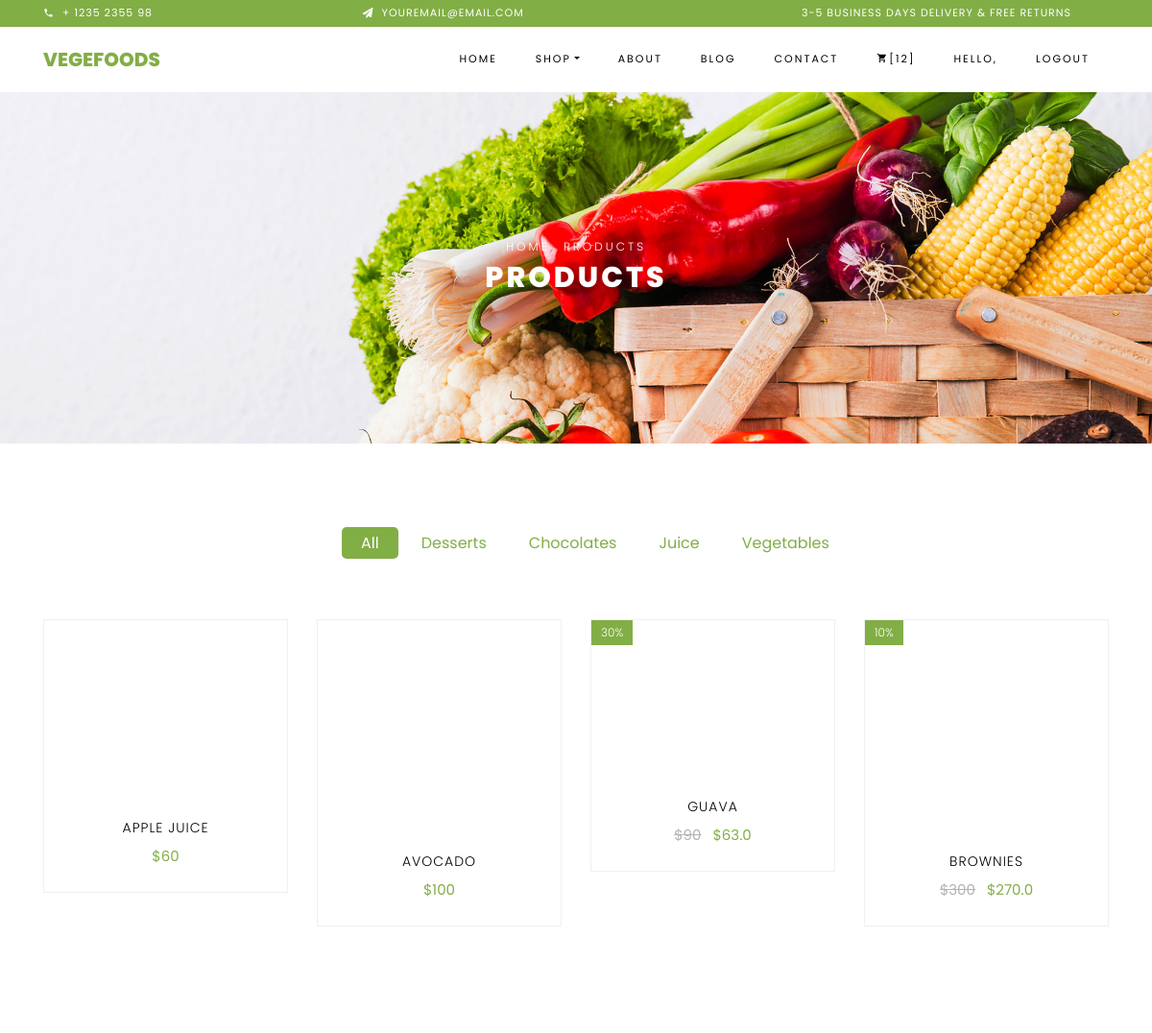
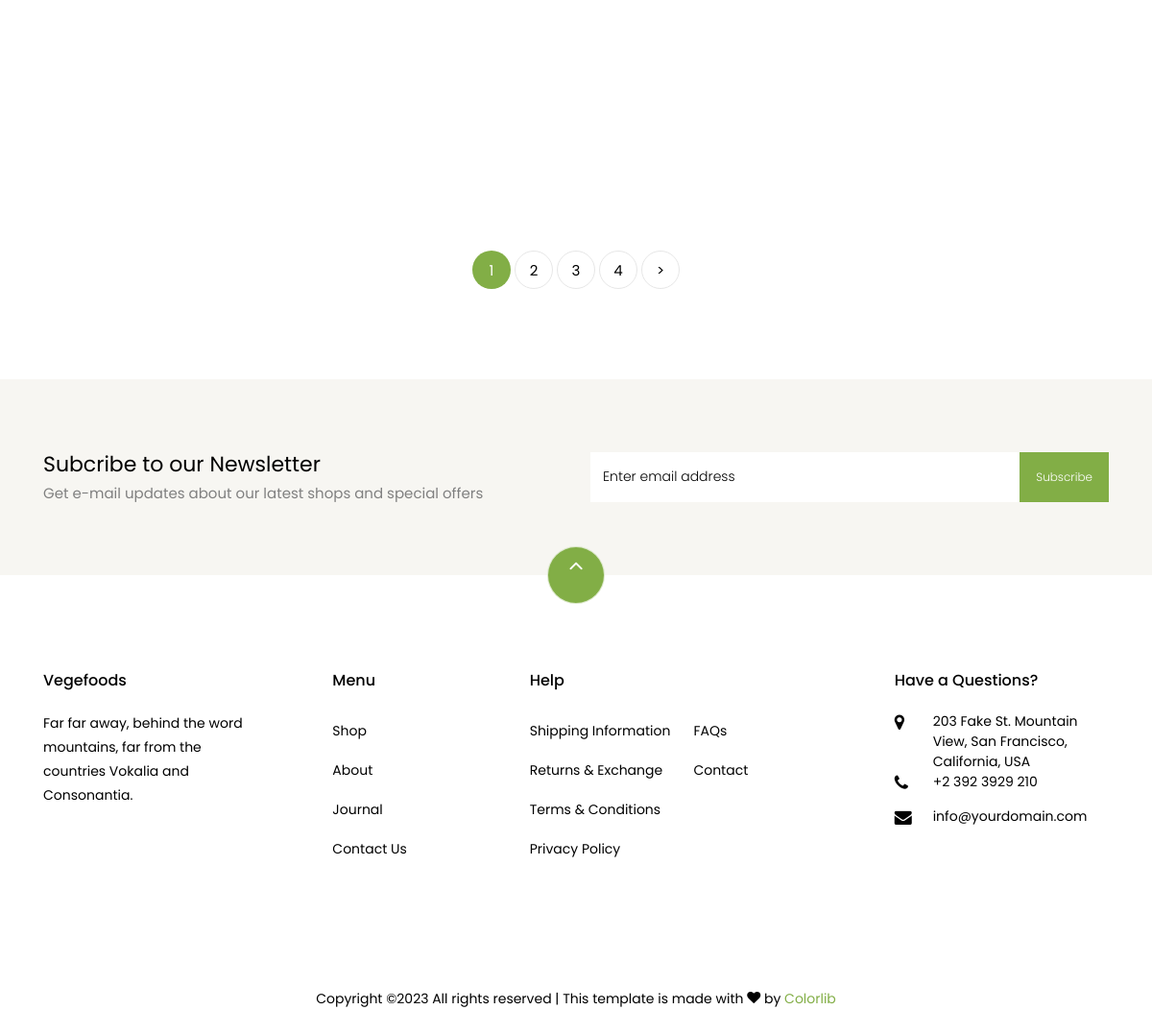
Page /cart/shop/ (signed in) on the committed database (2 pictures, top to bottom).
### product/models.py (models this page shows)
class ProductCategory(models.Model):
    category_name = models.CharField(max_length=500, null=True, blank=True, verbose_name="category_name")
    active = models.BooleanField(default=True, null=True, blank=True, verbose_name="active")
    order = models.IntegerField(null=True, blank=True, verbose_name="order")
    addtime = models.DateTimeField(auto_now_add=True, null=True, blank=True, verbose_name="addtime")
    category_image = models.ImageField(upload_to='category_images', null=True, blank=True,
                                       verbose_name="category_image")
    add_to_homepage = models.BooleanField(default=True, null=True, blank=True, verbose_name="add_to_homepage")
    def __str__(self):
        return self.category_name  # use for showing names
    class Meta:
        ordering = ["category_name"]

class Product(models.Model):
    name = models.CharField(max_length=500, null=True, blank=True, verbose_name="name")
    description = models.TextField(null=True, blank=True, verbose_name="description")
    product_image = models.ImageField(upload_to='product_images', null=True, blank=True, verbose_name="product_image")
    out_of_stock = models.BooleanField(default=False, null=True, blank=True, verbose_name="out_of_stock")
    price = models.IntegerField(null=True, blank=True, verbose_name="price")
    discount_percentage = models.IntegerField(null=True, blank=True, verbose_name="discount_percentage")
    product_category = models.ForeignKey(ProductCategory, on_delete=models.SET_NULL, null=True, blank=True,
                                         verbose_name="product_category")
    product_order = models.IntegerField(default=0, null=True, blank=True, verbose_name="product_order")
    add_to_home = models.BooleanField(default=False, null=True, blank=True, verbose_name="add_to_home")
    addtime = models.DateTimeField(auto_now_add=True, null=True, blank=True, verbose_name="addtime")
    active = models.BooleanField(default=True, null=True, blank=True, verbose_name="active")
    def __str__(self):
        return self.name
    class Meta:
        ordering = ["name"]
    def calculate_discounted_amount(self):
        if self.discount_percentage:
            calculated_discount = (self.price * self.discount_percentage) / 100
            discounted_amount = self.price - calculated_discount
            return discounted_amount
        else:
            return None

### cart/views.py (the view)
class ShopView(View):
    def get(self, request, category=None):
        active_categories = ProductCategory.objects.filter(active=True).order_by('order')
        print("active_categories,Cart", active_categories)
        shop_product_list = Product.objects.filter(active=True).order_by('product_order')
        print("shop_product_list, Cart", shop_product_list)
        try:
            page_number = int(request.GET.get('page', 1))
            print("URL page number..", page_number)
        except (PageNotAnInteger, ValueError, TypeError):
            page_number = 1  # Default to 1 if an invalid value is provided
        if category:
            shop_product_list = shop_product_list.filter(product_category__category_name=category)
            print("Selected Category, Cart", shop_product_list)
        p = Paginator(shop_product_list, 2)
        print("p.....", p.num_pages)
        try:
            shop_paginated_product = p.page(page_number)
        except EmptyPage:
            shop_paginated_product = p.page(p.num_pages)
        print("shop_paginated_product..", shop_paginated_product)
        user_cart_items = Cart.objects.filter(user=request.user)
        cart_items_count = user_cart_items.count()  # Count the number of cart items
        print('cart_items_count', cart_items_count)
        context = {
            'selected_category_k': category,
            'shop_product_list_k': shop_product_list,
            'active_categories_k': active_categories,
            'shop_paginated_product_k': shop_paginated_product,
            'cart_items_count_k': cart_items_count
        }
        return render(request, 'shop.html', context)

### templates/shop.html (shortened to what this page needs)
<!DOCTYPE html>
{% load static %}
<html lang="en">
<head>
    <link rel="stylesheet" href="{% static 'css/open-iconic-bootstrap.min.css' %}">
    <link rel="stylesheet" href="{% static 'css/animate.css' %}">
    <link rel="stylesheet" href="{% static 'css/owl.carousel.min.css' %}">
    <link rel="stylesheet" href="{% static 'css/owl.theme.default.min.css' %}">
    <link rel="stylesheet" href="{% static 'css/magnific-popup.css' %}">
    <link rel="stylesheet" href="{% static 'css/aos.css' %}">
    <link rel="stylesheet" href="{% static 'css/ionicons.min.css' %}">
    <link rel="stylesheet" href="{% static 'css/bootstrap-datepicker.css' %}">
    <link rel="stylesheet" href="{% static 'css/jquery.timepicker.css' %}">
    <link rel="stylesheet" href="{% static 'css/flaticon.css' %}">
    <link rel="stylesheet" href="{% static 'css/icomoon.css' %}">
    <link rel="stylesheet" href="{% static 'css/style.css' %}">
</head>
<body class="goto-here">
<div class="py-1 bg-primary">
    <div class="container">
        <div class="row no-gutters d-flex align-items-start align-items-center px-md-0">
            <div class="col-lg-12 d-block">
                <div class="row d-flex">
                    <div class="col-md pr-4 d-flex topper align-items-center">
                        <div class="icon mr-2 d-flex justify-content-center align-items-center"><span
                                class="icon-phone2"></span></div>
                        <span class="text">+ 1235 2355 98</span>
                    </div>
                    <div class="col-md pr-4 d-flex topper align-items-center">
                        <div class="icon mr-2 d-flex justify-content-center align-items-center"><span
                                class="icon-paper-plane"></span></div>
                        <span class="text">youremail@email.com</span>
                    </div>
                    <div class="col-md-5 pr-4 d-flex topper align-items-center text-lg-right">
                        <span class="text">3-5 Business days delivery &amp; Free Returns</span>
                    </div>
                </div>
            </div>
        </div>
    </div>
</div>
<nav class="navbar navbar-expand-lg navbar-dark ftco_navbar bg-dark ftco-navbar-light" id="ftco-navbar">
    <div class="container">
        <a class="navbar-brand" href="{% url 'index' %}">Vegefoods</a>
        <div class="collapse navbar-collapse" id="ftco-nav">
            <ul class="navbar-nav ml-auto">
                <li class="nav-item"><a href="{% url 'index' %}" class="nav-link">Home</a></li>
                <li class="nav-item active dropdown">
                    <a class="nav-link dropdown-toggle" href="#" id="dropdown04" data-toggle="dropdown"
                       aria-haspopup="true" aria-expanded="false">Shop</a>
                </li>
                <li class="nav-item"><a href="{% url 'users:about' %}" class="nav-link">About</a></li>
                <li class="nav-item"><a href="{% url 'blog' %}" class="nav-link">Blog</a></li>
                <li class="nav-item"><a href="{% url 'users:contact' %}" class="nav-link">Contact</a></li>
                <li class="nav-item cta cta-colored"><a href="{% url 'cart:view_cart' %}" class="nav-link"><span
                        class="icon-shopping_cart"></span>[{{cart_items_count_k}}]</a></li>
                {% if user.is_authenticated %}
                <li class="nav-item"><a style="" class="nav-link">Hello, <b>{{user.first_name}}</b></a></li>
                <li class="nav-item"><a href="{% url 'accounts:logout' %}" class="nav-link">Logout</a></li>
                {% else %}
                <li class="nav-item"><a href="{% url 'accounts:register' %}" class="nav-link">Register</a></li>
                <li class="nav-item"><a href="{% url 'accounts:login' %}" class="nav-link">Login</a></li>
                {% endif %}
            </ul>
        </div>
    </div>
</nav>
<div class="hero-wrap hero-bread" style="background-image: url({% static 'images/bg_1.jpg' %});">
    <div class="container">
        <div class="row no-gutters slider-text align-items-center justify-content-center">
            <div class="col-md-9 ftco-animate text-center">
                <p class="breadcrumbs"><span class="mr-2"><a href="{% url 'index' %}">Home</a></span>
                    <span>Products</span></p>
                <h1 class="mb-0 bread">Products</h1>
            </div>
        </div>
    </div>
</div>
<section class="ftco-section">
    <div class="container">
        <div class="row justify-content-center">
            <div class="col-md-10 mb-5 text-center">
                <ul class="product-category">
                    <li><a href="{% url 'cart:shop' %}" {% if not selected_category_k %} class="active" {% endif %}>All</a></li>
                    {% for active_prod_category in active_categories_k %}
                    <li><a href="{% url 'cart:shop_by_category' active_prod_category.category_name %}" {% if selected_category_k == active_prod_category.category_name %} class="active" {% endif %}>{{active_prod_category.category_name}}</a>
                    </li>
                    {% endfor %}
                </ul>
            </div>
        </div>
        <div class="row">
            {% for shop_product in shop_product_list_k %}
            <div class="col-md-6 col-lg-3 ftco-animate">
                <div class="product">
                    <a href="{% url 'product:single_product' shop_product.id %}" class="img-prod"><img class="img-fluid"
                        {% if shop_product.discount_percentage > 0 %}
                        <span class="status">{{ shop_product.discount_percentage }}%</span>
                        {% endif %}
                    </a>
                    <div class="text py-3 pb-4 px-3 text-center">
                        <h3><a href="{{shop_product.name}}">{{shop_product.name}}</a></h3>
                        <div class="d-flex">
                            <div class="pricing">
                                <p class="price">
                                    {% if shop_product.discount_percentage %}
                                    <span class="mr-2 price-dc">${{ shop_product.price }}</span>
                                    <span class="price-sale">${{ shop_product.calculate_discounted_amount }}</span>
                                    {% else %}
                                    <span class="price-sale">${{ shop_product.price }}</span>
                                    {% endif %}
                                </p>
                            </div>
                        </div>
                    </div>
                </div>
            </div>
            {% empty %}
            <div class="col-md-12 text-center">
                <h4>No products available in this category</h4>
            </div>
            {% endfor %}
        </div>
        <div class="row mt-5">
            <div class="col text-center">
                <div class="block-27">
                    <ul>
                        {% for i in shop_paginated_product_k.paginator.page_range %}
                        <li {% if i == shop_paginated_product_k.number %} class="active" {% endif %}>
                            <a href="?page={{ i }}">{{ i }}</a>
                        </li>
                        {% endfor %}
                        {% if shop_paginated_product_k.has_next %}
                        <li><a href="?page={{ shop_paginated_product_k.next_page_number }}">&gt;</a></li>
                        {% endif %}
                    </ul>
                </div>
            </div>
        </div>
    </div>
</section>
<section class="ftco-section ftco-no-pt ftco-no-pb py-5 bg-light">
    <div class="container py-4">
        <div class="row d-flex justify-content-center py-5">
            <div class="col-md-6">
                <h2 style="font-size: 22px;" class="mb-0">Subcribe to our Newsletter</h2>
                <span>Get e-mail updates about our latest shops and special offers</span>
            </div>
            <div class="col-md-6 d-flex align-items-center">
                <form action="#" class="subscribe-form">
                    <div class="form-group d-flex">
                        <input type="text" class="form-control" placeholder="Enter email address">
                        <input type="submit" value="Subscribe" class="submit px-3">
                    </div>
                </form>
            </div>
        </div>
    </div>
</section>
<footer class="ftco-footer ftco-section">
    <div class="container">
        <div class="row">
            <div class="mouse">
                <a href="#" class="mouse-icon">
                    <div class="mouse-wheel"><span class="ion-ios-arrow-up"></span></div>
                </a>
            </div>
        </div>
        <div class="row mb-5">
            <div class="col-md">
                <div class="ftco-footer-widget mb-4">
                    <h2 class="ftco-heading-2">Vegefoods</h2>
                    <p>Far far away, behind the word mountains, far from the countries Vokalia and Consonantia.</p>
                    <ul class="ftco-footer-social list-unstyled float-md-left float-lft mt-5">
                    </ul>
                </div>
            </div>
            <div class="col-md">
                <div class="ftco-footer-widget mb-4 ml-md-5">
                    <h2 class="ftco-heading-2">Menu</h2>
                    <ul class="list-unstyled">
                        <li><a href="{% url 'cart:shop' %}" class="py-2 d-block">Shop</a></li>
                        <li><a href="{% url 'users:about' %}" class="py-2 d-block">About</a></li>
                        <li><a href="#" class="py-2 d-block">Journal</a></li>
                        <li><a href="{% url 'users:contact' %}" class="py-2 d-block">Contact Us</a></li>
                    </ul>
                </div>
            </div>
            <div class="col-md-4">
                <div class="ftco-footer-widget mb-4">
                    <h2 class="ftco-heading-2">Help</h2>
                    <div class="d-flex">
                        <ul class="list-unstyled mr-l-5 pr-l-3 mr-4">
                            <li><a href="#" class="py-2 d-block">Shipping Information</a></li>
                            <li><a href="#" class="py-2 d-block">Returns &amp; Exchange</a></li>
                            <li><a href="#" class="py-2 d-block">Terms &amp; Conditions</a></li>
                            <li><a href="#" class="py-2 d-block">Privacy Policy</a></li>
                        </ul>
                        <ul class="list-unstyled">
                            <li><a href="#" class="py-2 d-block">FAQs</a></li>
                            <li><a href="{% url 'users:contact' %}" class="py-2 d-block">Contact</a></li>
                        </ul>
                    </div>
                </div>
            </div>
            <div class="col-md">
                <div class="ftco-footer-widget mb-4">
                    <h2 class="ftco-heading-2">Have a Questions?</h2>
                    <div class="block-23 mb-3">
                        <ul>
                            <li><span class="icon icon-map-marker"></span><span class="text">203 Fake St. Mountain View, San Francisco, California, USA</span>
                            </li>
                            <li><a href="#"><span class="icon icon-phone"></span><span
                                    class="text">+2 392 3929 210</span></a></li>
                            <li><a href="#"><span class="icon icon-envelope"></span><span class="text">info@yourdomain.com</span></a>
                            </li>
                        </ul>
                    </div>
                </div>
            </div>
        </div>
        <div class="row">
            <div class="col-md-12 text-center">
                <p>
                    Copyright &copy;<script>document.write(new Date().getFullYear());</script>
                    All rights reserved | This template is made with <i class="icon-heart color-danger"
                                                                        aria-hidden="true"></i> by <a
                            href="https://colorlib.com" target="_blank">Colorlib</a>
                </p>
            </div>
        </div>
    </div>
</footer>
</body>
</html>

### rows in the picture
ProductCategory: category_name "Desserts"
ProductCategory: category_name "Chocolates"
ProductCategory: category_name "Juice"
ProductCategory: category_name "Vegetables"
Product: name "APPLE JUICE", price "60"
Product: name "AVOCADO", price "100"
Product: discount_percentage "30", name "GUAVA", price "90", calculate_discounted_amount "63.0"
Product: discount_percentage "10", name "BROWNIES", price "300", calculate_discounted_amount "270.0"

### other values in the picture
{{ cart_items_count_k }} "12"
{{ i }} "1" "2" "3" "4"
